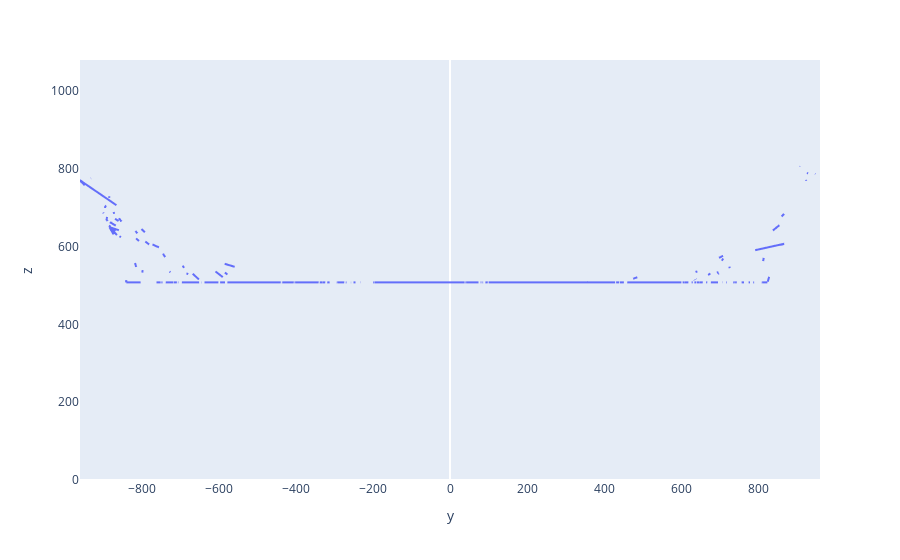

The notebook cell saved with this chart:
### Code cell
# Thick section of web
plt.ioff()
sec = web.plot_thick_plane_section(center=0.0, thickness=10.0)

### Figure 1 — Plotly figure (JSON) as saved in the notebook; plotly's stock layout.template omitted (floating-point values rounded to 4 significant figures; data arrays with more than 128 entries replaced by an {"elided": "..."} marker saying what was removed)
{"data": [{"connectgaps": false, "hovertemplate": "y=%{x}<br>z=%{y}<extra></extra>", "legendgroup": "", "line": {"color": "#636efa", "dash": "solid"}, "marker": {"symbol": "circle"}, "mode": "lines", "name": "", "showlegend": false, "type": "scattergl", "x": {"elided": "1443 float values"}, "xaxis": "x", "y": {"elided": "1443 float values"}, "yaxis": "y"}], "layout": {"legend": {"tracegroupgap": 0}, "margin": {"t": 60}, "xaxis": {"anchor": "y", "domain": [0, 1], "range": [-960, 960], "showgrid": false, "title": {"text": "y"}}, "yaxis": {"anchor": "x", "domain": [0, 1], "range": [0, 1080], "showgrid": false, "title": {"text": "z"}}}}
